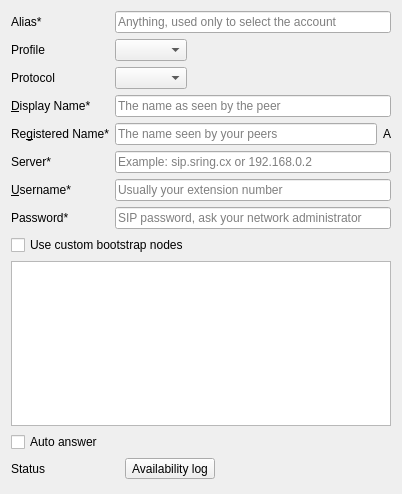
<?xml version="1.0" encoding="UTF-8"?>
<ui version="4.0">
 <class>BasicPage</class>
 <widget class="QWidget" name="BasicPage">
  <property name="geometry">
   <rect>
    <x>0</x>
    <y>0</y>
    <width>402</width>
    <height>494</height>
   </rect>
  </property>
  <layout class="QGridLayout" name="gridLayout">
   <item row="0" column="0" colspan="3">
    <layout class="QFormLayout" name="formLayout">
     <item row="0" column="0">
      <widget class="QLabel" name="label1_alias">
       <property name="text">
        <string>Alias*</string>
       </property>
       <property name="buddy">
        <cstring>lrcfg_alias</cstring>
       </property>
      </widget>
     </item>
     <item row="0" column="1">
      <widget class="QLineEdit" name="lrcfg_alias">
       <property name="sizePolicy">
        <sizepolicy hsizetype="Expanding" vsizetype="Fixed">
         <horstretch>0</horstretch>
         <verstretch>0</verstretch>
        </sizepolicy>
       </property>
       <property name="minimumSize">
        <size>
         <width>0</width>
         <height>0</height>
        </size>
       </property>
       <property name="placeholderText">
        <string>Anything, used only to select the account</string>
       </property>
      </widget>
     </item>
     <item row="2" column="0">
      <widget class="QLabel" name="label2_protocol">
       <property name="text">
        <string>Protocol</string>
       </property>
       <property name="buddy">
        <cstring>m_pProtocol</cstring>
       </property>
      </widget>
     </item>
     <item row="2" column="1">
      <layout class="QHBoxLayout" name="horizontalLayout_2">
       <item>
        <widget class="AutoComboBox" name="m_pProtocol"/>
       </item>
       <item>
        <spacer name="horizontalSpacer_2">
         <property name="orientation">
          <enum>Qt::Horizontal</enum>
         </property>
         <property name="sizeHint" stdset="0">
          <size>
           <width>40</width>
           <height>20</height>
          </size>
         </property>
        </spacer>
       </item>
      </layout>
     </item>
     <item row="3" column="0">
      <widget class="QLabel" name="label">
       <property name="text">
        <string>&amp;Display Name*</string>
       </property>
       <property name="buddy">
        <cstring>lrcfg_displayName</cstring>
       </property>
      </widget>
     </item>
     <item row="3" column="1">
      <widget class="QLineEdit" name="lrcfg_displayName">
       <property name="placeholderText">
        <string>The name as seen by the peer</string>
       </property>
      </widget>
     </item>
     <item row="4" column="0">
      <widget class="QLabel" name="lrcfg_registeredNameBuddy2">
       <property name="text">
        <string>Re&amp;gistered Name*</string>
       </property>
       <property name="buddy">
        <cstring>lrcfg_registeredName</cstring>
       </property>
      </widget>
     </item>
     <item row="4" column="1">
      <layout class="QHBoxLayout" name="horizontalLayout_3">
       <item>
        <widget class="QLineEdit" name="lrcfg_registeredName">
         <property name="placeholderText">
          <string>The name seen by your peers</string>
         </property>
        </widget>
       </item>
       <item>
        <widget class="QLabel" name="lrcfg_registeredNameBuddy">
         <property name="text">
          <string>A</string>
         </property>
        </widget>
       </item>
      </layout>
     </item>
     <item row="5" column="0">
      <widget class="QLabel" name="label3_server">
       <property name="text">
        <string comment="SIP server">Server*</string>
       </property>
       <property name="buddy">
        <cstring>lrcfg_hostname</cstring>
       </property>
      </widget>
     </item>
     <item row="5" column="1">
      <widget class="QLineEdit" name="lrcfg_hostname">
       <property name="minimumSize">
        <size>
         <width>0</width>
         <height>0</height>
        </size>
       </property>
       <property name="placeholderText">
        <string>Example: sip.sring.cx or 192.168.0.2</string>
       </property>
      </widget>
     </item>
     <item row="6" column="0">
      <widget class="QLabel" name="label4_user">
       <property name="accessibleDescription">
        <string comment="Account username"/>
       </property>
       <property name="text">
        <string comment="Account username">&amp;Username*</string>
       </property>
       <property name="buddy">
        <cstring>lrcfg_username</cstring>
       </property>
      </widget>
     </item>
     <item row="6" column="1">
      <widget class="QLineEdit" name="lrcfg_username">
       <property name="placeholderText">
        <string>Usually your extension number</string>
       </property>
      </widget>
     </item>
     <item row="7" column="0">
      <widget class="QLabel" name="label5_password">
       <property name="text">
        <string comment="Account password">Password*</string>
       </property>
       <property name="buddy">
        <cstring>lrcfg_password</cstring>
       </property>
      </widget>
     </item>
     <item row="7" column="1">
      <widget class="QLineEdit" name="lrcfg_password">
       <property name="echoMode">
        <enum>QLineEdit::Password</enum>
       </property>
       <property name="placeholderText">
        <string>SIP password, ask your network administrator</string>
       </property>
      </widget>
     </item>
     <item row="1" column="0">
      <widget class="QLabel" name="label_profile">
       <property name="text">
        <string>Profile</string>
       </property>
      </widget>
     </item>
     <item row="1" column="1">
      <layout class="QHBoxLayout" name="horizontalLayout_7">
       <item>
        <widget class="AutoComboBox" name="m_pProfile"/>
       </item>
       <item>
        <spacer name="horizontalSpacer_3">
         <property name="orientation">
          <enum>Qt::Horizontal</enum>
         </property>
         <property name="sizeHint" stdset="0">
          <size>
           <width>40</width>
           <height>20</height>
          </size>
         </property>
        </spacer>
       </item>
      </layout>
     </item>
    </layout>
   </item>
   <item row="4" column="1">
    <layout class="QHBoxLayout" name="horizontalLayout">
     <item>
      <widget class="QLabel" name="edit7_state">
       <property name="sizePolicy">
        <sizepolicy hsizetype="Minimum" vsizetype="Preferred">
         <horstretch>0</horstretch>
         <verstretch>0</verstretch>
        </sizepolicy>
       </property>
       <property name="minimumSize">
        <size>
         <width>10</width>
         <height>0</height>
        </size>
       </property>
       <property name="text">
        <string/>
       </property>
      </widget>
     </item>
     <item>
      <widget class="QToolButton" name="m_pDisplayLog">
       <property name="text">
        <string>Availability log</string>
       </property>
       <property name="icon">
        <iconset theme="dialog-information">
         <normaloff>.</normaloff>.</iconset>
       </property>
      </widget>
     </item>
     <item>
      <spacer name="horizontalSpacer">
       <property name="orientation">
        <enum>Qt::Horizontal</enum>
       </property>
       <property name="sizeHint" stdset="0">
        <size>
         <width>40</width>
         <height>20</height>
        </size>
       </property>
      </spacer>
     </item>
    </layout>
   </item>
   <item row="2" column="0" colspan="3">
    <widget class="QTableView" name="m_pBootstrapModel">
     <attribute name="verticalHeaderVisible">
      <bool>false</bool>
     </attribute>
    </widget>
   </item>
   <item row="1" column="0" colspan="2">
    <widget class="QCheckBox" name="lrcfg_hasCustomBootstrap">
     <property name="text">
      <string>Use custom bootstrap nodes</string>
     </property>
    </widget>
   </item>
   <item row="3" column="0">
    <widget class="QCheckBox" name="lrcfg_autoAnswer">
     <property name="text">
      <string>Auto answer</string>
     </property>
    </widget>
   </item>
   <item row="5" column="2">
    <spacer name="verticalSpacer">
     <property name="orientation">
      <enum>Qt::Vertical</enum>
     </property>
     <property name="sizeHint" stdset="0">
      <size>
       <width>20</width>
       <height>30</height>
      </size>
     </property>
    </spacer>
   </item>
   <item row="4" column="0">
    <widget class="QLabel" name="label7_state">
     <property name="text">
      <string>Status</string>
     </property>
    </widget>
   </item>
  </layout>
 </widget>
 <customwidgets>
  <customwidget>
   <class>AutoComboBox</class>
   <extends>QComboBox</extends>
   <header>widgets/autocombobox.h</header>
  </customwidget>
 </customwidgets>
 <resources/>
 <connections>
  <connection>
   <sender>lrcfg_hasCustomBootstrap</sender>
   <signal>toggled(bool)</signal>
   <receiver>m_pBootstrapModel</receiver>
   <slot>setVisible(bool)</slot>
   <hints>
    <hint type="sourcelabel">
     <x>81</x>
     <y>276</y>
    </hint>
    <hint type="destinationlabel">
     <x>88</x>
     <y>356</y>
    </hint>
   </hints>
  </connection>
 </connections>
</ui>
